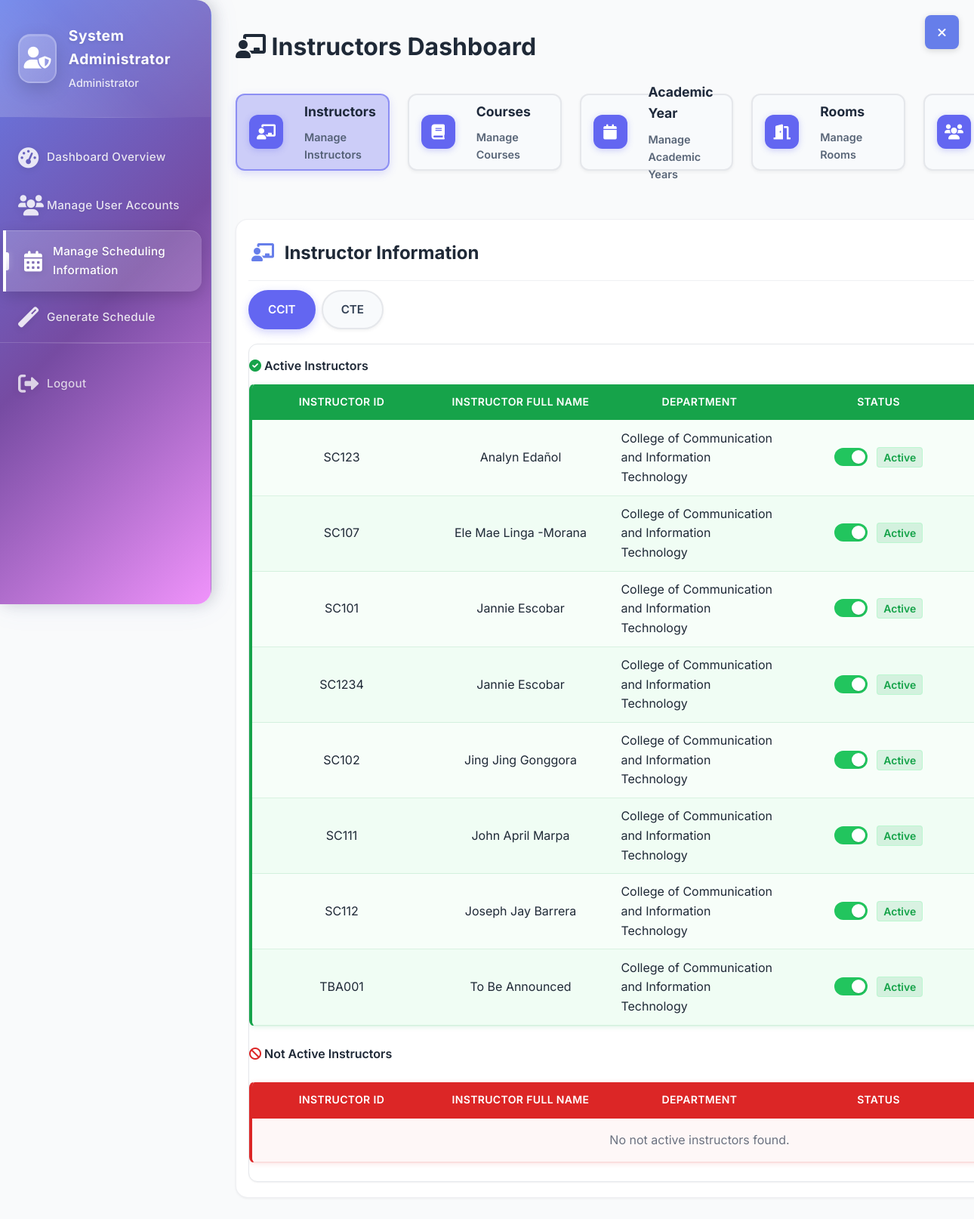
/dashboards/admin/Instructor-dashboard.php (signed in), run on the app's committed database.
### tables this page shows
CREATE TABLE `teachers` (
  `id` int NOT NULL AUTO_INCREMENT,
  `user_id` varchar(20) NOT NULL,
  `teacher_id` varchar(20) NOT NULL,
  `department` enum('College of Communication and Information Technology','College of Teacher Education') NOT NULL,
  PRIMARY KEY (`id`),
  UNIQUE KEY `user_id` (`user_id`),
  UNIQUE KEY `teacher_id` (`teacher_id`)
);

CREATE TABLE `users` (
  `id` int NOT NULL AUTO_INCREMENT,
  `user_id` varchar(20) NOT NULL,
  `full_name` varchar(100) NOT NULL,
  `email` varchar(100) DEFAULT NULL,
  `password_hash` varchar(255) NOT NULL,
  `role` enum('admin','teacher','student') NOT NULL,
  `status` enum('pending','approved','rejected','suspended') DEFAULT 'pending',
  `email_verified` tinyint(1) DEFAULT '0',
  `verification_token` varchar(100) DEFAULT NULL,
  `reset_token` varchar(100) DEFAULT NULL,
  `reset_token_expires` datetime DEFAULT NULL,
  `created_at` timestamp NULL DEFAULT CURRENT_TIMESTAMP,
  `updated_at` timestamp NULL DEFAULT CURRENT_TIMESTAMP ON UPDATE CURRENT_TIMESTAMP,
  PRIMARY KEY (`id`),
  UNIQUE KEY `user_id` (`user_id`),
  UNIQUE KEY `email` (`email`)
);

### config/database.php (called while the page is built, shortened)
<?php
class Database {
    private $host = DB_HOST;
    private $user = DB_USER;
    private $pass = DB_PASS;
    private $dbname = DB_NAME;
    private $dbh;
    private $stmt;
    public function __construct() {
        $dsn = 'mysql:host=' . $this->host . ';dbname=' . $this->dbname;
        $options = array(
            PDO::ATTR_PERSISTENT => true,
            PDO::ATTR_ERRMODE => PDO::ERRMODE_EXCEPTION
        );
        try {
            $this->dbh = new PDO($dsn, $this->user, $this->pass, $options);
        } catch(PDOException $e) {
            $this->error = $e->getMessage();
            throw new Exception("Database connection failed: " . $e->getMessage());
        }
    }
    public function query($query) {
        $this->stmt = $this->dbh->prepare($query);
    }
    public function bind($param, $value, $type = null) {
        if (is_null($type)) {
            switch (true) {
                default:
                    $type = PDO::PARAM_STR;
            }
        }
        $this->stmt->bindValue($param, $value, $type);
    }
    public function execute() {
        return $this->stmt->execute();
    }
    public function resultset() {
        $this->execute();
        return $this->stmt->fetchAll(PDO::FETCH_ASSOC);
    }
}

### dashboards/admin/Instructor-dashboard.php (the view, shortened to what this page needs)
<?php
$departments = [
        'College of Communication and Information Technology' => 'CCIT',
        'College of Teacher Education' => 'CTE'
    ];
$current_department = isset($_GET['department']) && in_array($_GET['department'], array_keys($departments)) ? $_GET['department'] : 'College of Communication and Information Technology';
require_once __DIR__ . '/../../config/database.php';
$message = null;
try {
    $db = new Database();
	$db->query('SELECT u.user_id, u.full_name, u.created_at, u.status, t.teacher_id, t.department
                FROM users u
                INNER JOIN teachers t ON u.user_id = t.user_id
                WHERE u.role = "teacher" AND t.department = :department
                ORDER BY u.full_name ASC');
    $db->bind(':department', $current_department);
    $teachers = $db->resultset();
} catch (Exception $e) {
    $teachers = [];
    $message = $message ?? ('Error loading teachers: ' . $e->getMessage());
}
?>
<!DOCTYPE html>
<html lang="en">
<head>
    <link rel="stylesheet" href="../../assets/css/style.css" />
    <link rel="stylesheet" href="https://cdnjs.cloudflare.com/ajax/libs/font-awesome/6.0.0/css/all.min.css" />
</head>
<body>
    <div class="admin-layout">
        <aside class="admin-sidebar" id="adminSidebar" aria-expanded="true">
            <div class="sidebar-header">
                <div class="admin-profile">
                    <div class="admin-avatar" onclick="toggleSidebar()"><i class="fas fa-user-shield"></i></div>
                    <div class="admin-info">
                        <h4><?php echo htmlspecialchars($_SESSION['full_name']); ?></h4>
                        <span>Administrator</span>
                    </div>
                </div>
            </div>
            <nav class="sidebar-nav">
                <ul class="nav-menu">
                    <li class="nav-item"><a href="dashboard.php" class="nav-link"><i class="fas fa-tachometer-alt"></i><span>Dashboard Overview</span></a></li>
                    <li class="nav-item"><a href="manage-users.php" class="nav-link"><i class="fas fa-users"></i><span>Manage User Accounts</span></a></li>
                    <li class="nav-item"><a href="manage-scheduling.php" class="nav-link active"><i class="fas fa-calendar-alt"></i><span>Manage Scheduling Information</span></a></li>
                    <li class="nav-item"><a href="generate-schedule.php" class="nav-link"><i class="fas fa-magic"></i><span>Generate Schedule</span></a></li>
                </ul>
                <div class="sidebar-footer">
                    <a href="../../auth/logout.php" class="nav-link logout-link"><i class="fas fa-sign-out-alt"></i><span>Logout</span></a>
                </div>
            </nav>
        </aside>
        <main class="admin-main" id="adminMain">
            <div class="main-header">
                <h1 class="page-title"><i class="fas fa-chalkboard-teacher"></i> Instructors Dashboard</h1>
                <button id="headerSidebarToggle" class="sidebar-toggle"><i class="fas fa-bars"></i></button>
            </div>
            <div class="dashboard-navigation-cards">
                <a href="Instructor-dashboard.php" class="dashboard-card-nav active" data-dashboard="instructors">
                    <div class="dashboard-card-icon">
                        <i class="fas fa-chalkboard-teacher"></i>
                    </div>
                    <div class="dashboard-card-content">
                        <h3>Instructors</h3>
                        <p>Manage Instructors</p>
                    </div>
                </a>
                <a href="Courses-dashboard.php" class="dashboard-card-nav" data-dashboard="courses">
                    <div class="dashboard-card-icon">
                        <i class="fas fa-book"></i>
                    </div>
                    <div class="dashboard-card-content">
                        <h3>Courses</h3>
                        <p>Manage Courses</p>
                    </div>
                </a>
                <a href="academic-year-dashboard.php" class="dashboard-card-nav" data-dashboard="academic-year">
                    <div class="dashboard-card-icon">
                        <i class="fas fa-calendar"></i>
                    </div>
                    <div class="dashboard-card-content">
                        <h3>Academic Year</h3>
                        <p>Manage Academic Years</p>
                    </div>
                </a>
                <a href="rooms-dashboard.php" class="dashboard-card-nav" data-dashboard="rooms">
                    <div class="dashboard-card-icon">
                        <i class="fas fa-door-open"></i>
                    </div>
                    <div class="dashboard-card-content">
                        <h3>Rooms</h3>
                        <p>Manage Rooms</p>
                    </div>
                </a>
                <a href="sections-dashboard.php" class="dashboard-card-nav" data-dashboard="sections">
                    <div class="dashboard-card-icon">
                        <i class="fas fa-users"></i>
                    </div>
                </a>
            </div>
            <div class="main-content">
                <div class="dashboard-card" style="width:100%">
                    <div class="management-controls">
                        <div class="controls-left">
                            <h2 class="section-title" style="font-size: 1.5rem; font-weight: 700;"><i class="fas fa-chalkboard-teacher"></i> Instructor Information</h2>
                        </div>
                    </div>
					<nav class="breadcrumb-navigation" style="margin-bottom:1.2rem;">
                        <?php foreach ($departments as $department => $name): ?>
							<a href="?department=<?php echo urlencode($department); ?>"
							   class="breadcrumb-tab <?php echo $current_department === $department ? 'active' : ''; ?>">
								<?php echo htmlspecialchars($name); ?><?php echo ($current_department !== $department) ? '' : ''; ?>
							</a>
                        <?php endforeach; ?>
                    </nav>
                    <div class="table-container">
                        <div class="table-section-header"><h3><i class="fas fa-check-circle" style="color:#16a34a"></i> Active Instructors</h3></div>
                        <table class="table" id="activeTeachers">
                            <thead>
                                <tr>
                                    <th>Instructor ID</th>
                                    <th>Instructor Full Name</th>
                                    <th>Department</th>
                                    <th>Status</th>
                                    <th>Actions</th>
                                </tr>
                            </thead>
                            <tbody>
                                <?php
                                $teachersActive = [];
                                $teachersInactive = [];
                                foreach (($teachers ?? []) as $t) {
                                    if (($t['status'] ?? '') === 'approved') $teachersActive[] = $t; else $teachersInactive[] = $t;
                                }
                                ?>
                                <?php if (!empty($teachersActive)): ?>
                                    <?php foreach ($teachersActive as $t): ?>
                                        <tr>
                                            <td><?php echo htmlspecialchars($t['teacher_id']); ?></td>
                                            <td><?php echo htmlspecialchars($t['full_name']); ?></td>
                                            <td><?php echo htmlspecialchars($t['department']); ?></td>
                                            <td>
                                                <label class="switch">
                                                    <span class="slider"></span>
                                                </label>
                                                <span class="status-available">Active</span>
                                            </td>
                                            <td>
                                            </td>
                                        </tr>
                                    <?php endforeach; ?>
                                <?php else: ?>
									<tr><td colspan="5" class="muted">No active instructors found.</td></tr>
                                <?php endif; ?>
                            </tbody>
                        </table>
                        <div class="table-section-header"><h3><i class="fas fa-ban" style="color:#dc2626"></i> Not Active Instructors</h3></div>
                        <table class="table" id="inactiveTeachers">
                            <thead>
                                <tr>
                                    <th>Instructor ID</th>
                                    <th>Instructor Full Name</th>
                                    <th>Department</th>
                                    <th>Status</th>
                                    <th>Actions</th>
                                </tr>
                            </thead>
                            <tbody>
                                <?php if (!empty($teachersInactive)): ?>
                                    <?php foreach ($teachersInactive as $t): ?>
                                        <tr>
                                            <td><?php echo htmlspecialchars($t['teacher_id']); ?></td>
                                            <td><?php echo htmlspecialchars($t['full_name']); ?></td>
                                            <td><?php echo htmlspecialchars($t['department']); ?></td>
                                            <td>
                                                <label class="switch">
                                                    <input type="checkbox" class="status-toggle" data-user-id="<?php echo htmlspecialchars($t['user_id']); ?>" />
                                                    <span class="slider"></span>
                                                </label>
                                                <span class="status-unavailable">Not Active</span>
                                            </td>
                                            <td>
												<div class="action-buttons">
                                                <button class="btn btn-sm btn-secondary edit-btn"
                                                    data-user-id="<?php echo htmlspecialchars($t['user_id']); ?>"
                                                    data-full-name="<?php echo htmlspecialchars($t['full_name']); ?>"
                                                    data-teacher-id="<?php echo htmlspecialchars($t['teacher_id']); ?>"
                                                    data-department="<?php echo htmlspecialchars($t['department']); ?>"
                                                    data-status="inactive">
                                                    <i class="fas fa-edit"></i> Edit
                                                </button>
                                                <button class="btn btn-sm btn-danger delete-btn" data-user-id="<?php echo htmlspecialchars($t['user_id']); ?>">
                                                    <i class="fas fa-trash"></i> Delete
                                                </button>
												</div>
                                            </td>
                                        </tr>
                                    <?php endforeach; ?>
                                <?php else: ?>
									<tr><td colspan="5" class="muted">No not active instructors found.</td></tr>
                                <?php endif; ?>
                            </tbody>
                        </table>
                    </div>
                </div>
            </div>
        </main>
    </div>
</body>
</html>

### data on the page
teachers: teacher "SC123", users.full_name "Analyn Edañol", department "College of Communication and Information Technology"
teachers: teacher "SC107", users.full_name "Ele Mae Linga -Morana", department "College of Communication and Information Technology"
teachers: teacher "SC101", users.full_name "Jannie Escobar", department "College of Communication and Information Technology"
teachers: teacher "SC1234", users.full_name "Jannie Escobar", department "College of Communication and Information Technology"
teachers: teacher "SC102", users.full_name "Jing Jing Gonggora", department "College of Communication and Information Technology"
teachers: teacher "SC111", users.full_name "John April Marpa", department "College of Communication and Information Technology"
teachers: teacher "SC112", users.full_name "Joseph Jay Barrera", department "College of Communication and Information Technology"
teachers: teacher "TBA001", users.full_name "To Be Announced", department "College of Communication and Information Technology"

### other printed values
$_SESSION['full_name'] "System Administrator"
$name "CCIT"
$name "CTE"
